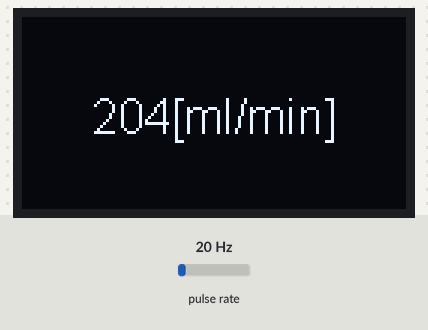
A sketch run on a simulated ESP32. Parts: 128×64 one-colour display. Wiring (inferred from the names in the program): pulse sensor: data GPIO 15. Inputs (shaded band) come from the test bench; at power-on: pulse rate 20 Hz.

Above: at 1.2 s.
1.3 s: pulse rate (sensor on GPIO 15) set to 4 Hz
At 1.9 s:
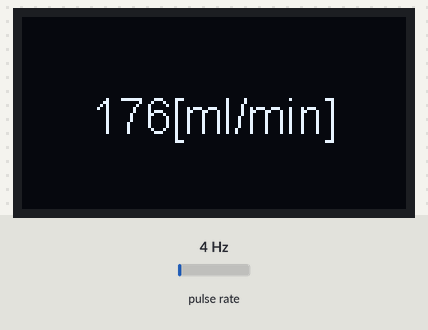
3.5 s: pulse rate (sensor on GPIO 15) set to 50 Hz
At 4.0 s:
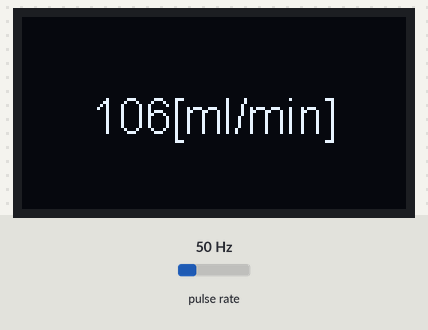
5.6 s: pulse rate (sensor on GPIO 15) set to 100 Hz
At 9.5 s:
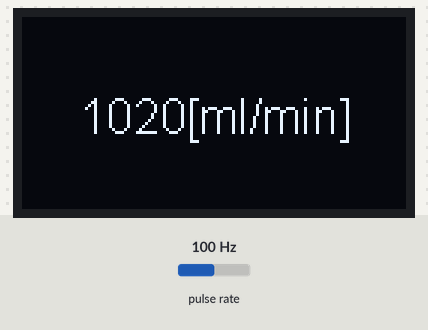
Timing chart, 0 to 11.0 s (numbered marks = the images above; inputs shaded):
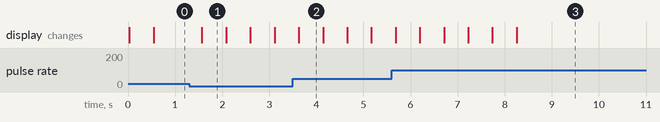

The sketch:

water_flow_sensor.ino
```cpp
// Water Flow Sensor output processed to read in ml/min for ESP32(WEMOS LOLIN32)
#include <Wire.h>
#include "SSD1306Wire.h"
#include <OLEDDisplay.h>

//-----------------------------------------------------------------
//water flow sensor
//-----------------------------------------------------------------
volatile long diff;
volatile int hist_value[256];
volatile unsigned char hist_index;
volatile unsigned long hist_count;
volatile unsigned long hist_sum;
volatile unsigned long oldTime;
volatile unsigned long cloopTime;
volatile bool update_flag;
volatile bool update_lock;

const int flowsensor_pin = 15; // Sensor Input
void flow () // Interrupt function
{
  if (update_lock) return;

  cloopTime = micros();
  if ((oldTime < cloopTime) && (0 < oldTime))
  {
    diff = cloopTime - oldTime;
    hist_sum += diff - hist_value[hist_index];
    hist_value[hist_index++] = diff;
    update_flag = true;
    if (256 > hist_count) hist_count++;
  }
  oldTime = cloopTime;
}

static void init_port()
{
  pinMode(flowsensor_pin, INPUT);
  digitalWrite(flowsensor_pin, LOW); // Optional Internal Pull-Up
  attachInterrupt(flowsensor_pin, flow, RISING); // Setup Interrupt
  reset_hist();
}


//-----------------------------------------------------------------
//oled
//-----------------------------------------------------------------
SSD1306Wire display(0x3c, 5, 4);
static long ml_min;
static char msg[64];
static unsigned char wdt_count;

static void reset_hist()
{
  update_lock = true;
  delay(1);
  for (int i = 0; i < 256; i++) hist_value[i] = 0;
  hist_count = 0;
  hist_index = 0;
  hist_sum = 0;
  oldTime = 0;
  update_flag = false;
  update_lock = false;
}

static void init_oled()
{
  display.init();
  display.flipScreenVertically();
  display.setFont(ArialMT_Plain_16);
  display.setTextAlignment(TEXT_ALIGN_CENTER);
  wdt_count = 0;
}


//-----------------------------------------------------------------
// main
//-----------------------------------------------------------------
void setup()
{
  //water flow sensor
  init_port();
  init_oled();
  sei();
}

void loop ()
{
  if (update_flag)
  {
    //update
    update_flag = false;
    wdt_count = 4;
  }
  else if (0 < wdt_count)
  {
    //timeout
    wdt_count--;
    reset_hist();
  }

  //ml_min = (0 == hist_count) ? 0 : ((hist_count * 1000000) / (7.5 * hist_sum));  //7.5Q
  //Q=98
  //ml_min = (0 == hist_count) ? 0 : ((hist_count * 1000000 * 1000) / (98 * hist_sum));  //mL/Min
  ml_min = (0 == hist_count) ? 0 : ((hist_count * 10204082) / hist_sum);  //mL/Min
  display.clear();
  sprintf (msg, "%ld[ml/min]", ml_min);
  display.drawString(64, 24, msg);
  display.display();
  delay(500);
}
```

Measured:
- after the input at 1.3 s, the display: changes after 0.27 s (image 1)
- what the display in image 1 shows lasts 0.5 s, from 1.6 s to 2.1 s
